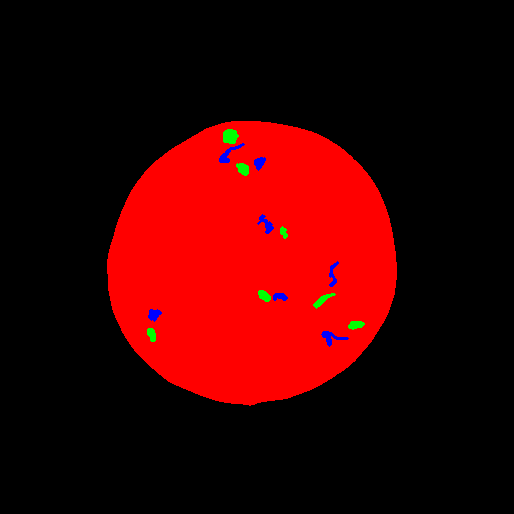
#> input picture Project 2/data/annotation_day20.png, 514 x 514 px
$ python ExampleScript.py
#> lines starting #> are read from the running program, lines starting #| are printed output that depends on the picture; after the words box and inside, x2 and y2 are one past the last pixel; in counts of white or black regions, pixels touching at a corner belong together
### Project 2/helpFunctions.py

def loadMulti(imName, *args):
    # Loading multispectral image and an annotation
    #
    # function [multiIm, annotationIm] = loadMulti(imName, annotationName)
    #
    # Input
    #   imName - name of multispectral image file - a *.mat file
    #   annotationName - name of annotation image file - a *.png file
    #   dirPath (optional) - path to data directory where the image files are
    #       placed
    #
    # Output
    #   multiIm - multispectral image
    #   annotationIm - image with annotation mask of size r x c x 3. Layer 1 is
    #       the salami annotation (both fat and meat, layer 2 is the fat, and
    #       layer 3 is the meat. The pixel value is 1 in the annotation and 0
    #       elsewhere.
    #
    # Anders Nymark Christensen - DTU, 20230221
    # Adapted from
    # Anders Lindbjerg Dahl - DTU, January 2013
    #

#> called with imName = 'multispectral_day20.mat'
    import scipy.io as sio
    import numpy as np
    from matplotlib.pyplot import imread

    annotationName = args[0]
    if len(args) < 2:
        dirPath = ''
    else:
        dirPath = args[1]


    # load the multispectral image
    im = sio.loadmat(dirPath+imName)
#> (reads Project 2/data/multispectral_day20.mat from the repository)
    multiIm = im['immulti']

    # make annotation image of zeros
    annotationIm = np.zeros([multiIm.shape[0],multiIm.shape[1],3],dtype=bool)

    # read the mask image
    aIm = imread(dirPath+annotationName)
#> aIm is the input picture: shape (514, 514, 3) float32; mean R, G, B 0.237, 0.00313, 0.00331

    annotationIm = aIm.astype(int)
    # put in ones
    #for i in range(0,3):
    #   annotationIm[:,:,i] = (aIm[:,:,i] == 255)

    return (multiIm, annotationIm)


def getPix(multiIm, maskIm):
    # Extracting pixels from multispectral image
    #
    # function [clPix, row, col] = getPix(multiIm, maskIm)
    #
    # Input
    #   multiIm - multispectral image of size r x c x l
    #   maskIm - binary mask with ones at pixels that should be extracted (use
    #       layers from annotationIm from the loadMulti function)
    #
    # Output
    #   clPix - pixels in n x l matrix
    #   row - row pixels indicies
    #   col - column pixels indicies
    #
    # Anders Nymark Christensen - DTU, 20180130
    # Adapted from
    # Anders Lindbjerg Dahl - DTU, January 2013
    #

    import numpy as np
    nMask = maskIm.sum()

    r, c = np.where(maskIm == 1)

    clPix = np.zeros([nMask, multiIm.shape[2]])
    clPix = multiIm[r,c,:]

    return [clPix, r, c]


def showHistograms(multiIm, pixId, *args):
    # Extracting a histogram from an 8 bit multispectral image (values ranging from 0
    # to 255)
    #
    # function h = showHistograms(multiIm, pixId, band, showOn)
    #
    # Input
    #   multiIm - multispectral image
    #   pixId - pixels that should be included in the histogram. Either a list of row
    #       and column indices of size n x 2, or a binary image of size r x c x m
    #       with regions that should be part of the histogram. m is the number
    #       of histograms that should be extracted.
    #   band - spectral band where the histogram should be extracted
    #   showOn (optional) - boolean that tells if the histogram should be
    #       plotted. Default is not to plot the histogram.
    #
    # Output
    #   h - multispectral image
    #
    # Anders Nymark Christensen - DTU, 20180130
    # Adapted from
    # Anders Lindbjerg Dahl - DTU, January 2013
    #

    import numpy as np
    import matplotlib.pyplot as plt

    band = args[0]
    if len(args) < 2:
        showOn = 0
    else:
        showOn = args[1]


    if ( pixId.shape[0] == multiIm.shape[0] and pixId.shape[1] == multiIm.shape[1] ):
        n = pixId.shape[2]
        h = np.zeros([256,n])
        for i in range(0,n):
            for j in range(0,pixId.shape[0]):
                for k in range(0,pixId.shape[1]):
                    if pixId[j,k,i] == 1 :
                        h[multiIm[j,k,band]+1,i] = h[multiIm[j,k,band]+1,i] + 1

    else:
        h = np.zeros[256,1]
        for i in range(0,pixId.shape[0]):
            h[multiIm[pixId[i,0],pixId[i,1],band]+1] = h[multiIm[pixId[i,1],pixId[i,2],band]+1] + 1

    print(np.shape(h))
    print(h)
    if showOn:
        hId = np.where(np.sum(h,1) > 0)
        fId = np.maximum(np.min(hId)-3,1)
        tId = np.minimum(np.max(hId)+3,255)
        for i in range(0,h.shape[1]):
            plt.plot(range(fId,tId),h[range(fId,tId),i])
        plt.show()

    return h


def  setImagePix(rgbIm, pixId):
    # Building a RGB image containing color pixels in regions and white
    #   elsewhere
    #
    # function rgbOut = setImagePix(rgbIm, pixId)
    #
    # Input
    #   rgbIm - color image of size r x c x 3
    #   pixId - pixels that should contain color values. Either a list of row
    #       and column indices of size n x 2, or a binary image of size r x c
    #       with regions that should contain color values.
    #
    # Output
    #   rgbOut - output rgb image
    #
    # Anders Nymark Christensen - DTU, 20180130
    # Adapted from
    # Anders Lindbjerg Dahl - DTU, January 2013
    #

    import numpy as np

    rgbOut = rgbIm

    if ( pixId.shape[0] == rgbIm.shape[0] and pixId.shape[1] == rgbIm.shape[1] ):
        for i in range(0,rgbIm.shape[2]):
            rgbOut[:,:,i] = np.multiply(rgbIm[:,:,i],pixId) + 255*(1-pixId)

    else:
        rgbOut = rgbOut*0 + 255
        for i in range(0,pixId.shape[0]):
            rgbOut[pixId[i,0], pixId[i,1],:] = rgbIm[pixId[i,0], pixId[i,1],:]


    rgbOut = np.uint8(rgbOut)

    return rgbOut

### Project 2/ExampleScript.py
# Salami exercise
# Anders Nymark Christensen
# 20230221
# Adapted from work by Anders Bjorholm Dahl


import os
import helpFunctions as hf
import matplotlib.pyplot as plt
import numpy as np
from matplotlib.pyplot import imread
## Example of loading a multi spectral image
dirIn = rf'{os.getcwd()}/data/'

multiIm, annotationIm = hf.loadMulti('multispectral_day20.mat' , 'annotation_day20.png', dirIn)

# multiIm is a multi spectral image - the dimensions can be seen by
multiIm.shape

## Show image óf spectral band 7

plt.imshow(multiIm[:,:,6])
plt.show()
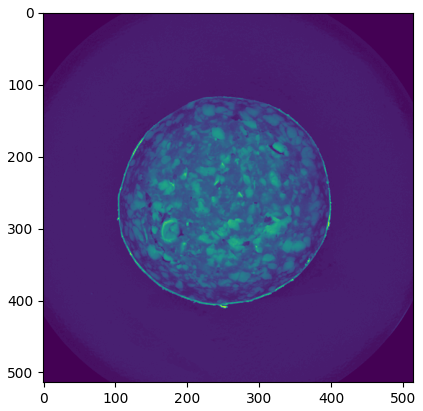
#> figure drawn by matplotlib, 1 panel

## annotationIm is a binary image with 3 layers

annotationIm.shape

## In each layer we have a binary image:
# 0 - background with salami
# 1 fat annotation
# 2 meat annotation

# Here we show the meat annotation

plt.imshow(annotationIm[:,:,2])
plt.show()
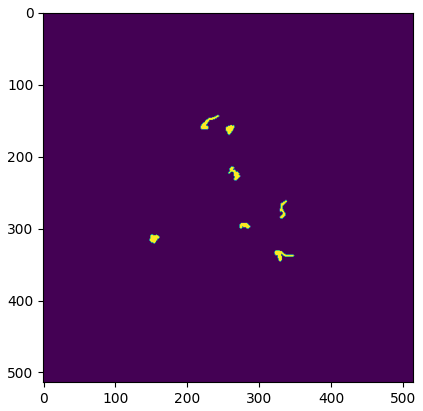
#> figure drawn by matplotlib, 1 panel


## The function getPix extracts the multi spectral pixels from the annotation

# Here is an example with meat- and fat annotation
[fatPix, fatR, fatC] = hf.getPix(multiIm, annotationIm[:,:,1]);
#> in getPix, `nMask = maskIm.sum()`: nMask = 826
#> in getPix, `r, c = np.where(maskIm == 1)`: r = 826 values from 129 to 341; c = 826 values, max 364 at index 657, min 147 at index 732, mean 262.5
#> fatR = 826 values from 129 to 341; fatC has the same summary as c in getPix
[meatPix, meatR, meatC] = hf.getPix(multiIm, annotationIm[:,:,2]);
#> meatR = 874 values from 143 to 346; meatC = 874 values, max 348 at index 824, min 148 at index 663, mean 265.4

# Here we plot the mean values for pixels with meat and fat respectively
# Det er mean value pr layer
plt.plot(np.mean(meatPix,0),'b')
plt.plot(np.mean(fatPix,0),'r')
plt.show()
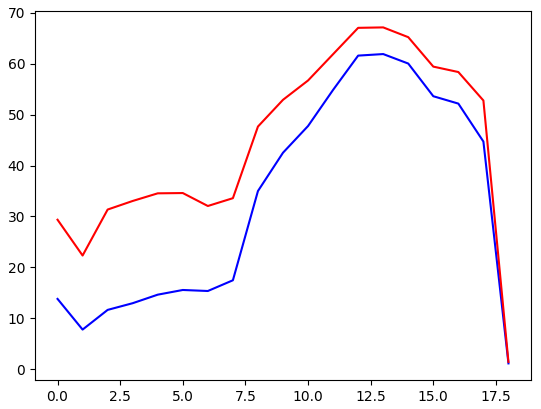
#> figure drawn by matplotlib, 1 panel; curve peaks at x = 13, y = 61.91; curve peaks at x = 13, y = 67.15


## The function showHistogram makes a histogram that is returned as a vector

# Here is an example - last argument tells the function to plot the histogram for meat and fat
h = hf.showHistograms(multiIm, annotationIm[:,:,2:3], 2, 1)
#> after the loop in showHistograms, `for i in range(0,n):`: h = 256 values, max 153 at index 11, min 0 at index 0, mean 3.41
#| (256, 1)
#> (printed output is left out)
#> in showHistograms, `fId = np.maximum(np.min(hId)-3,1)`: fId = 1
#> in showHistograms, `tId = np.minimum(np.max(hId)+3,255)`: tId = 24
#> in showHistograms, `plt.show()`:
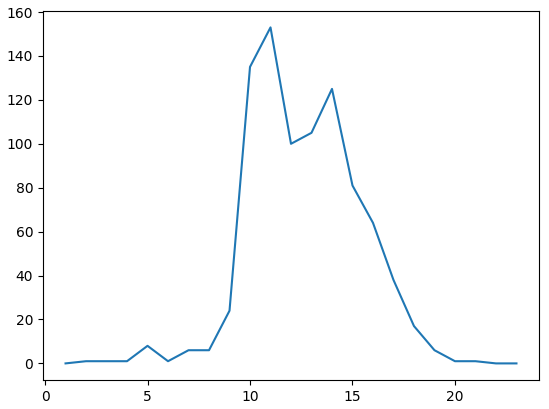
#> figure drawn by matplotlib, 1 panel; curve peaks at x = 11, y = 153
# x akse er antal pixels
# y akse er antallet af pixel med denne intensitet


## The histogram is also in h
# But not truncated like in the plot. If we wnat to avoid plotting all 256 dimensions,
# we can do like below, and only plot the first 50 values

plt.plot(h[0:50:,:])
plt.show()
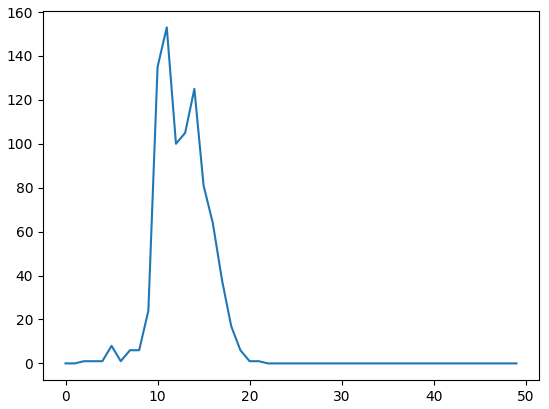
#> figure drawn by matplotlib, 1 panel; curve peaks at x = 11, y = 153

## The function setImagePix produces a colour image
# where the pixel coordinates are given as input

# Load RGB image
imRGB = imread(dirIn + 'color_day20.png')
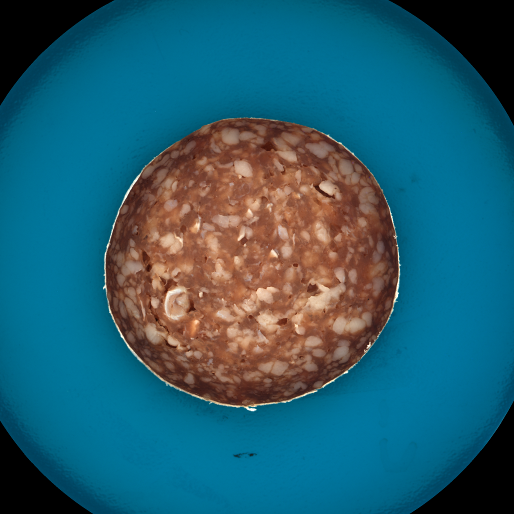
#> input picture Project 2/data/color_day20.png, 514 x 514 px
#> imRGB is the input picture: shape (514, 514, 3) float32; mean R, G, B 0.141, 0.373, 0.441

# Pixel coordinates for the fat annotation
[fatPix, fatR, fatC] = hf.getPix(multiIm, annotationIm[:,:,1])

# Concatenate the pixel coordinates to a matrix
pixId = np.stack((fatR, fatC), axis=1)
#> pixId = 826 pairs, first value 129 to 341, second value 147 to 364

# Make the new images
rgbOut = hf.setImagePix(imRGB, pixId)
#> in setImagePix, `rgbOut = rgbOut*0 + 255`: rgbOut: shape (514, 514, 3) float32; every value is 255
#> after the loop in setImagePix, `for i in range(0,pixId.shape[0]):`:
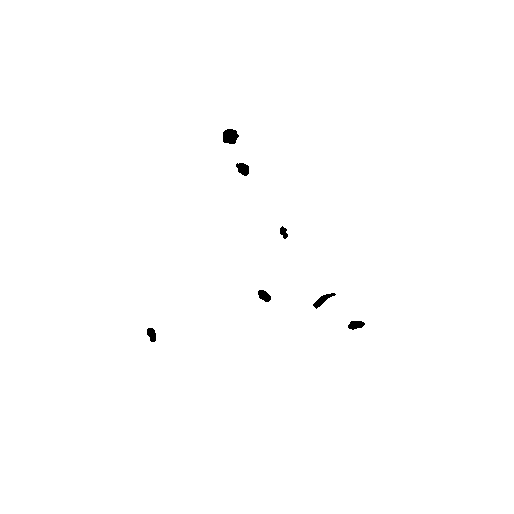
#> rgbOut: shape (514, 514, 3) float32; mean R, G, B 255, 255, 255
#> in setImagePix, `rgbOut = np.uint8(rgbOut)`: rgbOut: shape (514, 514, 3); 99.7% white; 7 black regions, largest, box (x1, y1, x2, y2) and area: (223, 129, 239, 144) 192, (313, 293, 336, 309) 128, (236, 163, 249, 176) 124
plt.imshow(rgbOut)
plt.show()
